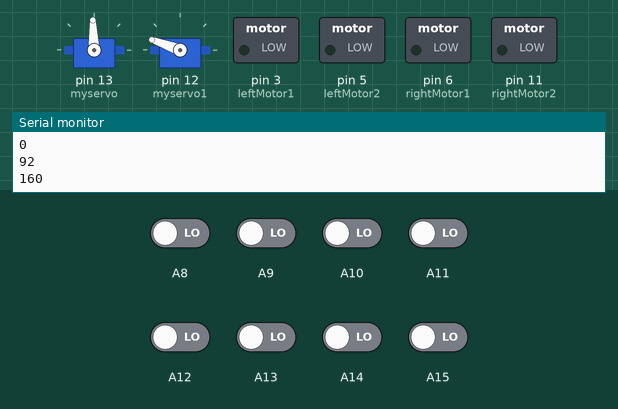
The sketch below on a simulated Arduino Mega 2560, built with avr-gcc and run on an emulated ATmega2560. On the bench: 2 × servo, switched loads named in the sketch (green lamp = pin HIGH), the last lines printed to the serial monitor. Inputs (shaded band) come from the test bench; at power-on: A8–15 LOW.

Above: at 12.4 s.
12.5 s: A9 driven HIGH
At 13.6 s:
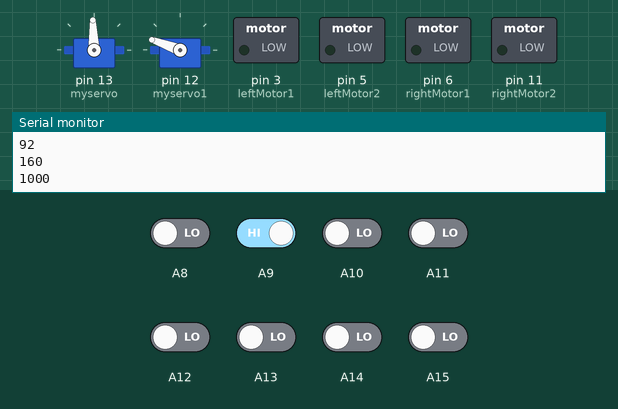
14.0 s: A11 driven HIGH
At 14.7 s:
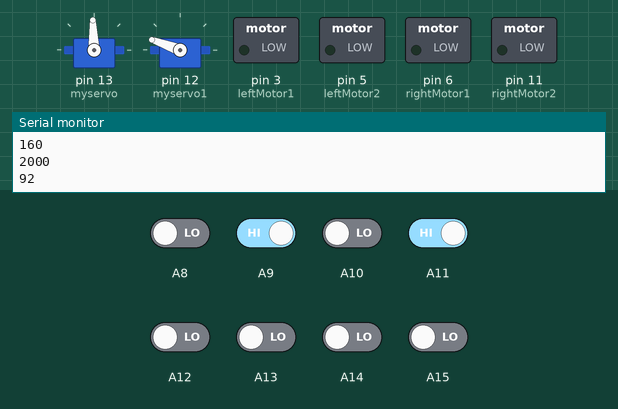
15.5 s: A14 driven HIGH
At 16.3 s:
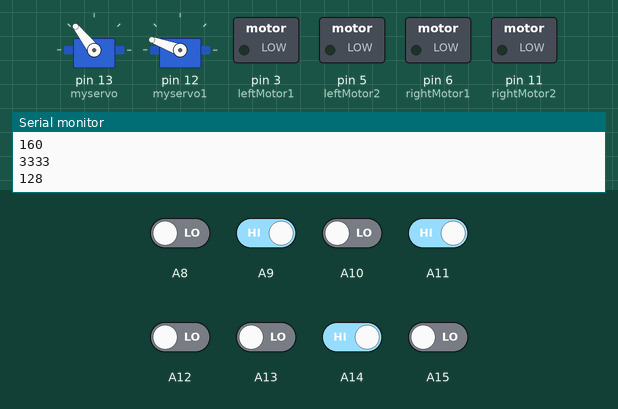
17.0 s: A12 driven HIGH
At 17.4 s:
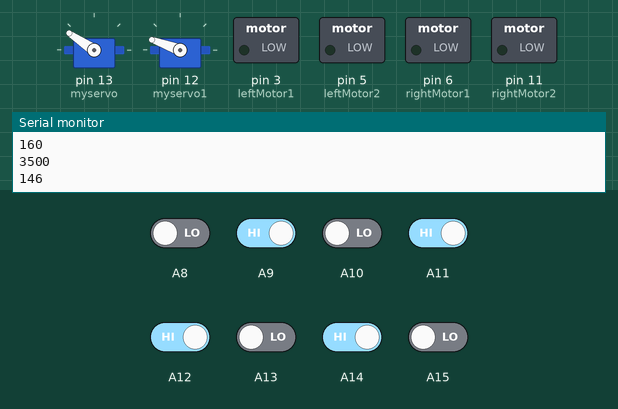
18.5 s: A10 driven HIGH
At 19.6 s:
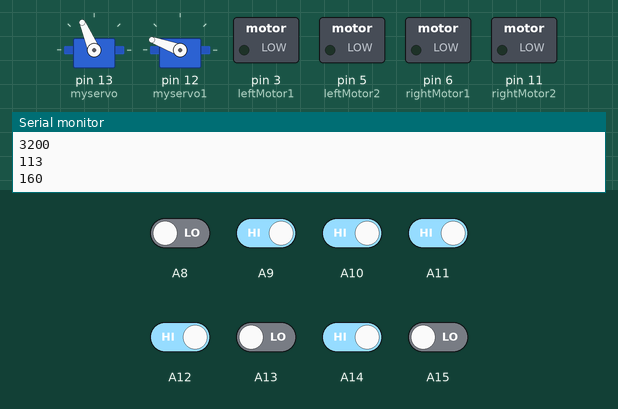
20.0 s: A15 driven HIGH
At 20.6 s:
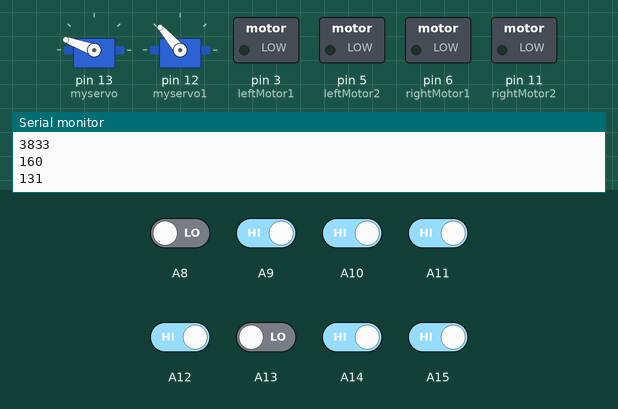
Timing chart, 0 to 22.5 s (numbered marks = the images above; inputs shaded):
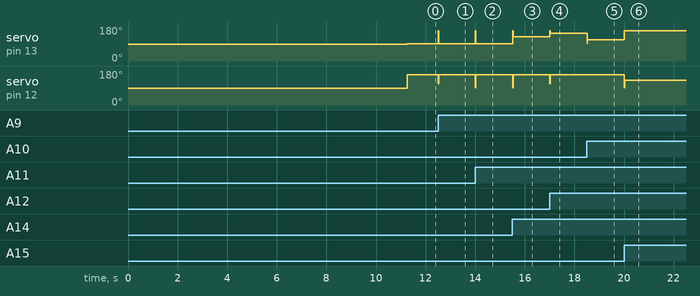

The sketch:

line_follower_using_saber.ino
```cpp
#include <QTRSensors.h>
#include <Servo.h>
Servo myservo, myservo1;
QTRSensors qtr;
#define Kp  0.4
// experiment to determine this, start by something small that just makes your bot follow the line at a slow speed
#define Kd  1.2
// experiment to determine this, slowly increase the speeds and adjust this value. ( Note: Kp < Kd)
//#define rightenable 6
#define rightMotor1 6
#define rightMotor2 11
#define leftMotor1 3
#define leftMotor2 5
//#define leftenable 5
#define rightMaxSpeed 250 // max speed of the robot
#define leftMaxSpeed 250// max speed of the robot
#define rightBaseSpeed 240 // this is the speed at which the motors should spin when the robot is perfectly on the line
#define leftBaseSpeed 240
const uint8_t SensorCount = 8;
uint16_t sensorValues[SensorCount];
int lastError = 0;
int temprm, templm;
void setup()
{
  qtr.setTypeRC();
  qtr.setSensorPins((const uint8_t[]) {
    A8, A9, A10, A11, A12, A13, A14, A15
  }, SensorCount);
  //qtr.setEmitterPin(2);
  myservo.attach(13); // Use PWM pin 14 to control Sabertooth.
  myservo1.attach(12); // Use PWM pin 14 to control Sabertooth.

  pinMode(rightMotor1, OUTPUT);
  pinMode(rightMotor2, OUTPUT);
  //  pinMode(rightenable, OUTPUT);
  pinMode(leftMotor1, OUTPUT);
  pinMode(leftMotor2, OUTPUT);
  // pinMode(leftenable, OUTPUT);
  Serial.begin(9600);
  for (uint8_t i = 0; i < 250; i++)
  {
    qtr.calibrate();
    delay(20);
  }
}

void loop()
{
  uint16_t position = qtr.readLineBlack(sensorValues);
  Serial.println(position);
  int error = position - 3600;
  int motorSpeed = Kp * error + Kd * (error - lastError);
  lastError = error;

  int rightMotorSpeed = rightBaseSpeed + motorSpeed;
  int leftMotorSpeed = leftBaseSpeed - motorSpeed;

  if (rightMotorSpeed > rightMaxSpeed ) rightMotorSpeed = rightMaxSpeed; // prevent the motor from going beyond max speed
  if (leftMotorSpeed > leftMaxSpeed ) leftMotorSpeed = leftMaxSpeed; // prevent the motor from going beyond max speed
  if (rightMotorSpeed < 0) rightMotorSpeed = 0; // keep the motor speed positive
  if (leftMotorSpeed < 0) leftMotorSpeed = 0; // keep the motor speed positive

  {
    temprm = map(rightMotorSpeed, 0, 250, 92, 160);
    templm = map(leftMotorSpeed, 0, 250, 92, 160);
    myservo.write(temprm);
    myservo1.write(templm);
  Serial.println(temprm);
  Serial.println(templm);

    //   digitalWrite(rightenable, HIGH);
    // digitalWrite(leftenable, HIGH);// move forward with appropriate speeds
    // analogWrite(rightMotor1, 0);
    // analogWrite(rightMotor2, rightMotorSpeed);
    // analogWrite(leftMotor1, leftMotorSpeed);
    // analogWrite(leftMotor2, 0);
  }
}
```

Measured:
- after the input at 12.5 s, servo on pin 13 (myservo): 92° → 160° at once, → 92° 0.02 s later; servo on pin 12 (myservo1): 160° → 113° at once, → 160° 0.02 s later
- after the input at 14.0 s, servo on pin 13 (myservo): 92° → 160° at once, → 92° 0.02 s later; servo on pin 12 (myservo1): 160° → 92° at once, → 160° 0.02 s later
- after the input at 15.5 s, servo on pin 13 (myservo): 92° → 128° at once; servo on pin 12 (myservo1): 160° → 92° at once, → 160° 0.02 s later
- after the input at 17.0 s, servo on pin 13 (myservo): 128° → 146° at once; servo on pin 12 (myservo1): 160° → 113° at once, → 160° 0.02 s later
- after the input at 18.5 s, servo on pin 13 (myservo): 146° → 113° at once
- after the input at 20.0 s, servo on pin 13 (myservo): 113° → 160° at once; servo on pin 12 (myservo1): 160° → 131° at once
